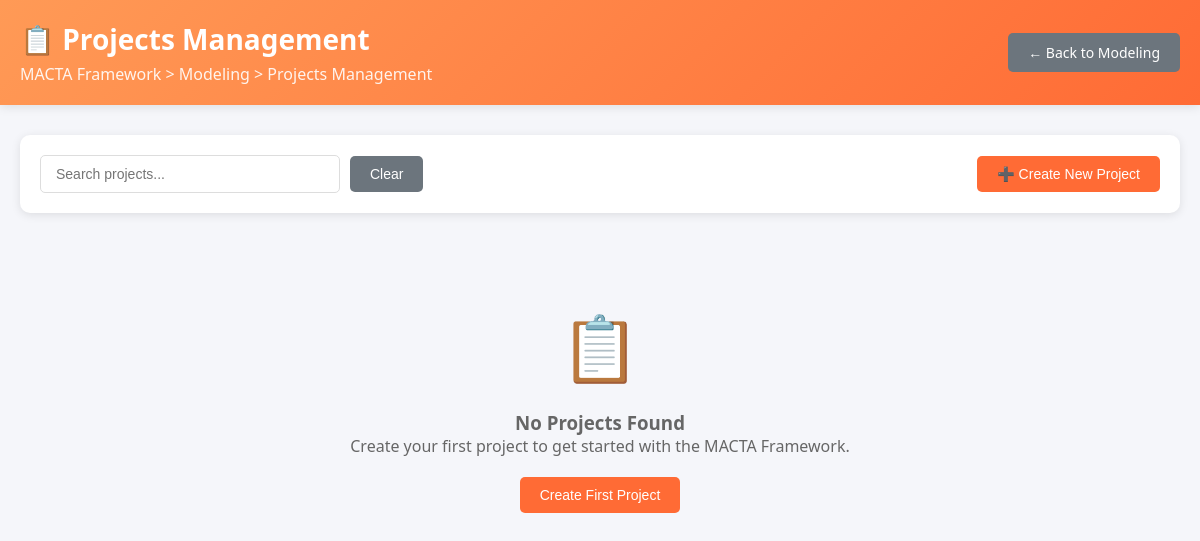
/modules/M/projects.php, run on an earlier commit of the app's database.
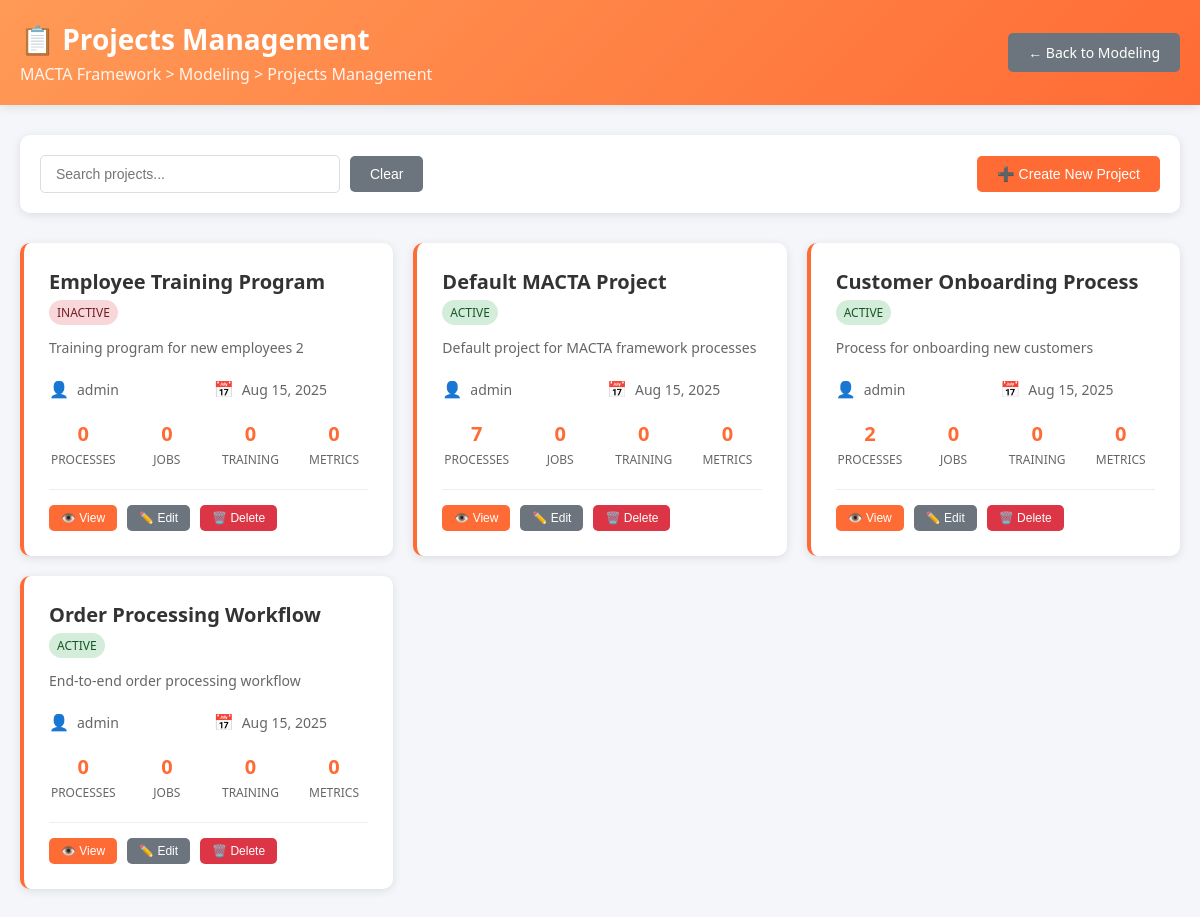
And on a later commit of the database.
### tables this page shows
CREATE TABLE `projects` (
  `id` int NOT NULL,
  `name` varchar(100) NOT NULL,
  `description` text,
  `client_id` int DEFAULT NULL,
  `status` enum('active','inactive','completed') DEFAULT 'active',
  `created_at` timestamp NULL DEFAULT CURRENT_TIMESTAMP,
  `updated_at` timestamp NULL DEFAULT CURRENT_TIMESTAMP ON UPDATE CURRENT_TIMESTAMP
);

CREATE TABLE `users` (
  `id` int NOT NULL,
  `username` varchar(50) NOT NULL,
  `email` varchar(100) NOT NULL,
  `password` varchar(255) NOT NULL,
  `role` enum('admin','user','client') DEFAULT 'user',
  `created_at` timestamp NULL DEFAULT CURRENT_TIMESTAMP,
  `updated_at` timestamp NULL DEFAULT CURRENT_TIMESTAMP ON UPDATE CURRENT_TIMESTAMP
);

### modules/M/projects.php (the view, shortened to what this page needs)
<?php
$db = new Database();
$conn = $db->getConnection();
try {
    $stmt = $conn->prepare("
        SELECT p.*, u.username as client_name,
               (SELECT COUNT(*) FROM process_models pm WHERE pm.project_id = p.id) as process_count,
               (SELECT COUNT(*) FROM job_descriptions jd WHERE jd.project_id = p.id) as job_count,
               (SELECT COUNT(*) FROM training_programs tp WHERE tp.project_id = p.id) as training_count,
               (SELECT COUNT(*) FROM metrics m WHERE m.project_id = p.id) as metrics_count
        FROM projects p
        LEFT JOIN users u ON p.client_id = u.id
        ORDER BY p.updated_at DESC, p.created_at DESC
    ");
    $stmt->execute();
    $projects = $stmt->fetchAll(PDO::FETCH_ASSOC);
} catch (PDOException $e) {
    error_log("Error loading projects: " . $e->getMessage());
    $projects = [];
}
?>
<!DOCTYPE html>
<html lang="en">
<head>
</head>
<body>
    <div class="header">
        <div class="header-content">
            <div>
                <h1>📋 Projects Management</h1>
                <div class="breadcrumb">
                    <a href="../../index.php">MACTA Framework</a> >
                    <a href="index.php">Modeling</a> >
                    Projects Management
                </div>
            </div>
            <a href="index.php" class="btn btn-secondary">← Back to Modeling</a>
        </div>
    </div>
    <div class="container">
        <div class="toolbar">
            <div class="search-box">
                <input type="text" id="searchInput" placeholder="Search projects..." onkeyup="filterProjects()">
                <button class="btn btn-secondary" onclick="clearSearch()">Clear</button>
            </div>
            <button class="btn" onclick="openCreateModal()">
                ➕ Create New Project
            </button>
        </div>
        <div class="projects-grid" id="projectsGrid">
            <?php if (empty($projects)): ?>
                <div class="empty-state" style="grid-column: 1 / -1;">
                    <div class="empty-state-icon">📋</div>
                    <h3>No Projects Found</h3>
                    <p>Create your first project to get started with the MACTA Framework.</p>
                    <button class="btn" onclick="openCreateModal()" style="margin-top: 20px;">
                        Create First Project
                    </button>
                </div>
            <?php else: ?>
                <?php foreach ($projects as $project): ?>
                    <div class="project-card" data-project-name="<?php echo strtolower($project['name']); ?>">
                        <div class="project-header">
                            <div>
                                <div class="project-title"><?php echo htmlspecialchars($project['name']); ?></div>
                                <span class="project-status status-<?php echo $project['status']; ?>">
                                    <?php echo ucfirst($project['status']); ?>
                                </span>
                            </div>
                        </div>
                        <div class="project-description">
                            <?php echo htmlspecialchars($project['description'] ?: 'No description provided'); ?>
                        </div>
                        <div class="project-meta">
                            <div class="meta-item">
                                <span class="meta-icon">👤</span>
                                <span><?php echo htmlspecialchars($project['client_name'] ?: 'No client'); ?></span>
                            </div>
                            <div class="meta-item">
                                <span class="meta-icon">📅</span>
                                <span><?php echo date('M d, Y', strtotime($project['created_at'])); ?></span>
                            </div>
                        </div>
                        <div class="project-stats">
                            <div class="stat-item">
                                <span class="stat-number"><?php echo $project['process_count']; ?></span>
                                <span class="stat-label">Processes</span>
                            </div>
                            <div class="stat-item">
                                <span class="stat-number"><?php echo $project['job_count']; ?></span>
                                <span class="stat-label">Jobs</span>
                            </div>
                            <div class="stat-item">
                                <span class="stat-number"><?php echo $project['training_count']; ?></span>
                                <span class="stat-label">Training</span>
                            </div>
                            <div class="stat-item">
                                <span class="stat-number"><?php echo $project['metrics_count']; ?></span>
                                <span class="stat-label">Metrics</span>
                            </div>
                        </div>
                        <div class="project-actions">
                            <button class="btn btn-sm" onclick="viewProject(<?php echo $project['id']; ?>)">
                                👁️ View
                            </button>
                            <button class="btn btn-secondary btn-sm" onclick="editProject(<?php echo $project['id']; ?>)">
                                ✏️ Edit
                            </button>
                            <button class="btn btn-danger btn-sm" onclick="deleteProject(<?php echo $project['id']; ?>)">
                                🗑️ Delete
                            </button>
                        </div>
                    </div>
                <?php endforeach; ?>
            <?php endif; ?>
        </div>
    </div>
</body>
</html>

### modules/M/projects.php (style rules this page uses)
* { margin: 0; padding: 0; box-sizing: border-box; }
body { font-family: 'Segoe UI', Tahoma, Geneva, Verdana, sans-serif; background: #f5f6fa; min-height: 100vh; }
.header { background: linear-gradient(135deg, #ff9a56 0%, #ff6b35 100%); color: white; padding: 20px; box-shadow: 0 2px 10px rgba(0,0,0,0.1); }
.header-content { max-width: 1200px; margin: 0 auto; display: flex; justify-content: space-between; align-items: center; }
.header h1 { font-size: 28px; font-weight: bold; }
.breadcrumb { opacity: 0.9; margin-top: 5px; }
.breadcrumb a { color: white; text-decoration: none; }
.container { max-width: 1200px; margin: 0 auto; padding: 30px 20px; }
.toolbar { background: white; padding: 20px; border-radius: 10px; box-shadow: 0 2px 10px rgba(0,0,0,0.1); margin-bottom: 30px; display: flex; justify-content: space-between; align-items: center; }
.search-box { display: flex; gap: 10px; align-items: center; }
.search-box input { padding: 10px 15px; border: 1px solid #ddd; border-radius: 5px; font-size: 14px; width: 300px; }
.btn { background: #ff6b35; color: white; border: none; padding: 10px 20px; border-radius: 5px; cursor: pointer; font-weight: 500; font-size: 14px; transition: all 0.3s ease; text-decoration: none; display: inline-flex; align-items: center; gap: 8px; }
.btn-secondary { background: #6c757d; }
.btn-danger { background: #dc3545; }
.btn-sm { padding: 6px 12px; font-size: 12px; }
.projects-grid { display: grid; grid-template-columns: repeat(auto-fill, minmax(350px, 1fr)); gap: 20px; margin-bottom: 30px; }
.project-card { background: white; border-radius: 10px; padding: 25px; box-shadow: 0 2px 10px rgba(0,0,0,0.1); transition: all 0.3s ease; border-left: 4px solid #ff6b35; }
.project-header { display: flex; justify-content: space-between; align-items: flex-start; margin-bottom: 15px; }
.project-title { font-size: 20px; font-weight: bold; color: #333; margin-bottom: 5px; }
.project-status { padding: 4px 8px; border-radius: 15px; font-size: 12px; font-weight: 500; text-transform: uppercase; }
.status-active { background: #d4edda; color: #155724; }
.status-inactive { background: #f8d7da; color: #721c24; }
.project-description { color: #666; line-height: 1.5; margin-bottom: 20px; font-size: 14px; }
.project-meta { display: grid; grid-template-columns: repeat(2, 1fr); gap: 10px; margin-bottom: 20px; }
.meta-item { display: flex; align-items: center; gap: 8px; font-size: 14px; color: #666; }
.meta-icon { font-size: 16px; }
.project-stats { display: flex; gap: 15px; margin-bottom: 20px; }
.stat-item { text-align: center; flex: 1; }
.stat-number { font-size: 20px; font-weight: bold; color: #ff6b35; display: block; }
.stat-label { font-size: 12px; color: #666; text-transform: uppercase; }
.project-actions { display: flex; gap: 10px; border-top: 1px solid #eee; padding-top: 15px; }
.empty-state { text-align: center; padding: 60px 20px; color: #666; }
.empty-state-icon { font-size: 64px; margin-bottom: 20px; color: #ddd; }

What changed in the data, as far as the page shows it:
added projects: name "Employee Training Program", status "INACTIVE", description "Training program for new employees 2", client.username "admin", created_at "Aug 15, 2025", process_count "0", job_count "0", training_count "0", metrics_count "0"
added projects: name "Default MACTA Project", status "ACTIVE", description "Default project for MACTA framework processes", client.username "admin", created_at "Aug 15, 2025", process_count "7", job_count "0", training_count "0", metrics_count "0"
added projects: name "Customer Onboarding Process", status "ACTIVE", description "Process for onboarding new customers", client.username "admin", created_at "Aug 15, 2025", process_count "2", job_count "0", training_count "0", metrics_count "0"
added projects: name "Order Processing Workflow", status "ACTIVE", description "End-to-end order processing workflow", client.username "admin", created_at "Aug 15, 2025", process_count "0", job_count "0", training_count "0", metrics_count "0"
Also different on the page:
text no longer shown: "📋 No Projects Found Create your first project to get started with the MACTA Framework. Create First Project"
